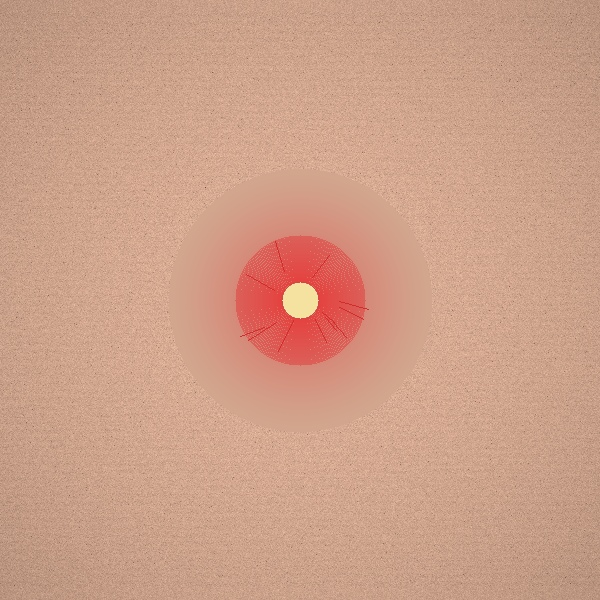
#> input picture assets/samples/acne_macro.jpg, 600 x 600 px
$ python -i quality_gate.py   (imports and definitions only)   (older library calls are emulated)
#> lines starting #> are read from the running program, lines starting #| are printed output that depends on the picture; after the words box and inside, x2 and y2 are one past the last pixel; in counts of white or black regions, pixels touching at a corner belong together
#> further down, picture is the input picture: shape (600, 600, 3); mean B, G, R 136.3, 158.9, 205.6
"""
DermaVision AI — Image Quality Gatekeeper Engine
Validates raw photographic inputs before neural network inference to prevent unreliable predictions.
"""

from dataclasses import dataclass, field
from typing import Dict, List, Optional, Tuple
import cv2
import numpy as np
from PIL import Image


@dataclass
class QualityMetric:
    name: str
    value: float
    threshold: float
    passed: bool
    advice: str


@dataclass
class QualityResult:
    is_valid: bool
    error_code: Optional[str] = None
    message: Optional[str] = None
    metrics: List[QualityMetric] = field(default_factory=list)
    normalized_image: Optional[np.ndarray] = None


class ImageQualityGatekeeper:
    """
    Enforces clinical imaging standards prior to deep learning classification:
    1. Resolution & Dimension check
    2. Motion blur & focus check (Laplacian variance)
    3. Exposure & Lighting check (Luminance histogram)
    4. Skin area verification (HSV / YCbCr color distribution)
    """

    def __init__(
        self,
        min_width: int = 256,
        min_height: int = 256,
        blur_threshold: float = 75.0,
        min_luminance: float = 38.0,
        max_luminance: float = 228.0,
        min_skin_ratio: float = 0.12,
    ):
        self.min_width = min_width
        self.min_height = min_height
        self.blur_threshold = blur_threshold
        self.min_luminance = min_luminance
        self.max_luminance = max_luminance
        self.min_skin_ratio = min_skin_ratio

    def validate_image_array(self, image_bgr: np.ndarray) -> QualityResult:
        if image_bgr is None or image_bgr.size == 0:
            return QualityResult(
                is_valid=False,
                error_code="INVALID_IMAGE_DATA",
                message="The uploaded file could not be parsed as a valid image.",
            )

        h, w = image_bgr.shape[:2]
#> h = 600; w = 600
        metrics: List[QualityMetric] = []

        # 1. Dimension Check
        dimension_passed = w >= self.min_width and h >= self.min_height
#> dimension_passed = True
        metrics.append(
            QualityMetric(
                name="resolution",
                value=float(min(w, h)),
                threshold=float(min(self.min_width, self.min_height)),
                passed=dimension_passed,
                advice="Image resolution is too low. Please upload a higher resolution capture.",
            )
        )
        if not dimension_passed:
            return QualityResult(
                is_valid=False,
                error_code="RESOLUTION_TOO_LOW",
                message=f"Image dimension ({w}x{h}) is below the required {self.min_width}x{self.min_height}.",
                metrics=metrics,
            )

        # 2. Luminance / Exposure Check
        gray = cv2.cvtColor(image_bgr, cv2.COLOR_BGR2GRAY)
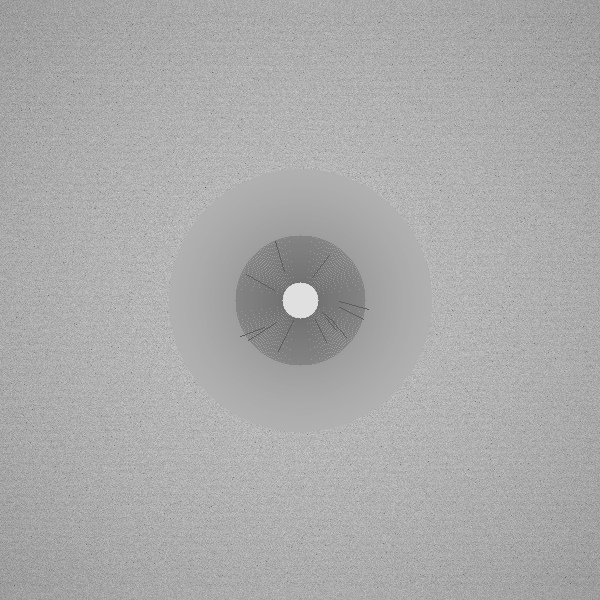
#> gray: shape (600, 600); min 83, max 229, mean 170.4
        mean_luminance = float(np.mean(gray))
#> mean_luminance = 170.4
        lum_passed = self.min_luminance <= mean_luminance <= self.max_luminance
#> lum_passed = True
        advice_lum = (
            "Lighting is too dark. Turn on camera flash or move to a well-lit area."
            if mean_luminance < self.min_luminance
            else "Lighting is overexposed or washed out. Reduce glare and direct reflections."
        )
        metrics.append(
            QualityMetric(
                name="luminance",
                value=round(mean_luminance, 2),
                threshold=self.min_luminance,
                passed=lum_passed,
                advice=advice_lum,
            )
        )
        if not lum_passed:
            code = "UNDEREXPOSED" if mean_luminance < self.min_luminance else "OVEREXPOSED"
            return QualityResult(
                is_valid=False,
                error_code=f"POOR_LIGHTING_{code}",
                message=advice_lum,
                metrics=metrics,
            )

        # 3. Blur / Sharpness Check (Laplacian Variance)
        laplacian_var = float(cv2.Laplacian(gray, cv2.CV_64F).var())
#> laplacian_var = 1317.1
        blur_passed = laplacian_var >= self.blur_threshold
#> blur_passed = True
        metrics.append(
            QualityMetric(
                name="sharpness",
                value=round(laplacian_var, 2),
                threshold=self.blur_threshold,
                passed=blur_passed,
                advice="Camera motion or focus blur detected. Hold your device steady and retake.",
            )
        )
        if not blur_passed:
            return QualityResult(
                is_valid=False,
                error_code="IMAGE_TOO_BLURRY",
                message="Photograph is too blurry for reliable dermatological assessment.",
                metrics=metrics,
            )

        # 4. Human Skin Tone Area Check (HSV & YCrCb mask)
        hsv = cv2.cvtColor(image_bgr, cv2.COLOR_BGR2HSV)
#> hsv: shape (600, 600, 3); mean H, S, V 10.1, 85.8, 205.6
        ycrcb = cv2.cvtColor(image_bgr, cv2.COLOR_BGR2YCrCb)
#> ycrcb: shape (600, 600, 3); mean of channels 0, 1, 2 170.4, 153.1, 108.9

        # HSV skin range (broad to support diverse skin tones from Fitzpatrick I to VI)
        lower_hsv = np.array([0, 20, 50], dtype=np.uint8)
        upper_hsv = np.array([30, 255, 255], dtype=np.uint8)
        mask_hsv = cv2.inRange(hsv, lower_hsv, upper_hsv)
#> mask_hsv: shape (600, 600); every value is 255

        # YCrCb skin range
        lower_ycrcb = np.array([0, 133, 77], dtype=np.uint8)
        upper_ycrcb = np.array([255, 173, 127], dtype=np.uint8)
        mask_ycrcb = cv2.inRange(ycrcb, lower_ycrcb, upper_ycrcb)
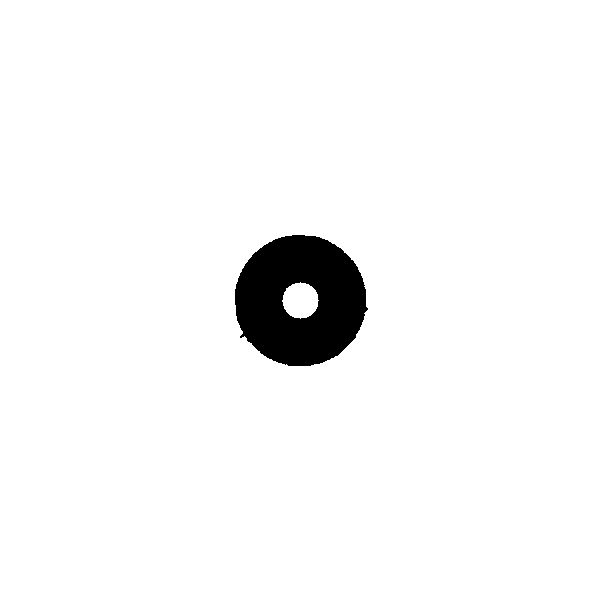
#> mask_ycrcb: shape (600, 600); 96.5% white; 1 black region, box (x1, y1, x2, y2) and area: (235, 235, 368, 366) 12579

        skin_mask = cv2.bitwise_or(mask_hsv, mask_ycrcb)
        skin_ratio = float(np.count_nonzero(skin_mask) / (h * w))
#> skin_ratio = 1

        skin_passed = skin_ratio >= self.min_skin_ratio
#> skin_passed = True
        metrics.append(
            QualityMetric(
                name="skin_presence",
                value=round(skin_ratio, 3),
                threshold=self.min_skin_ratio,
                passed=skin_passed,
                advice="Clothing, fabric, or non-skin surface detected. Please remove clothing from the focus area and point camera directly at exposed skin.",
            )
        )
        if not skin_passed:
            return QualityResult(
                is_valid=False,
                error_code="NO_SKIN_SURFACE_DETECTED",
                message="Clothing or non-skin surface detected. Please frame bare human skin directly in the reticle.",
                metrics=metrics,
            )

        return QualityResult(
            is_valid=True,
            metrics=metrics,
            normalized_image=image_bgr,
        )

    def validate_file_bytes(self, file_bytes: bytes) -> QualityResult:
        np_arr = np.frombuffer(file_bytes, np.uint8)
        image_bgr = cv2.imdecode(np_arr, cv2.IMREAD_COLOR)
        return self.validate_image_array(image_bgr)

>>> import cv2
>>> picture = cv2.imread('../../assets/samples/acne_macro.jpg')
>>> result = ImageQualityGatekeeper().validate_image_array(picture)

$ run again, on assets/samples/eczema_macro.jpg
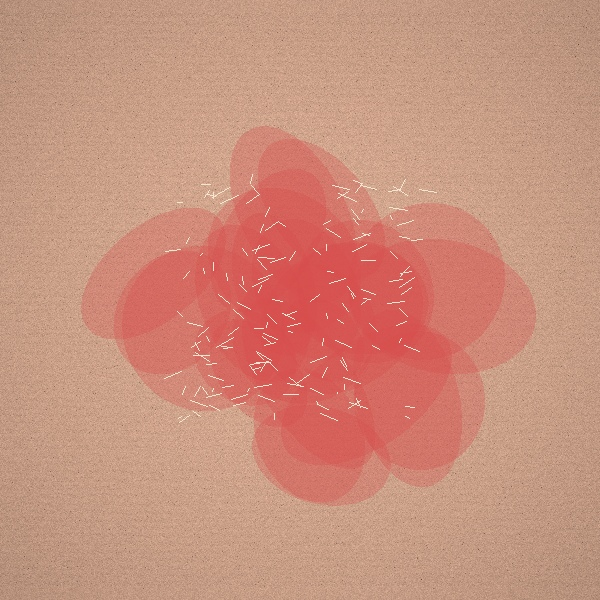
#> input picture assets/samples/eczema_macro.jpg, 600 x 600 px
#> picture is the input picture: shape (600, 600, 3); mean B, G, R 124.1, 143.4, 202
#> in validate_image_array, `gray = cv2.cvtColor(image_bgr, cv2.COLOR_BGR2GRAY)`:
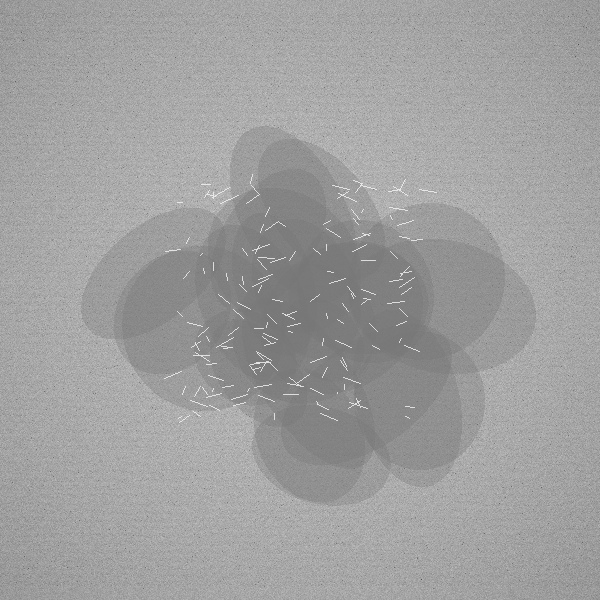
#> gray: shape (600, 600); min 73, max 234, mean 158.9
#> mean_luminance = 158.9
#> lum_passed = True
#> laplacian_var = 1626.1
#> blur_passed = True
#> hsv: shape (600, 600, 3); mean H, S, V 8.5, 97.8, 202
#> ycrcb: shape (600, 600, 3); mean of channels 0, 1, 2 158.9, 158.8, 108.5
#> mask_hsv: shape (600, 600); 100% white; black in thin lines or dots, all inside (x1, y1, x2, y2) = (238, 246, 406, 372)
#> in validate_image_array, `mask_ycrcb = cv2.inRange(ycrcb, lower_ycrcb, upper_ycrcb)`:
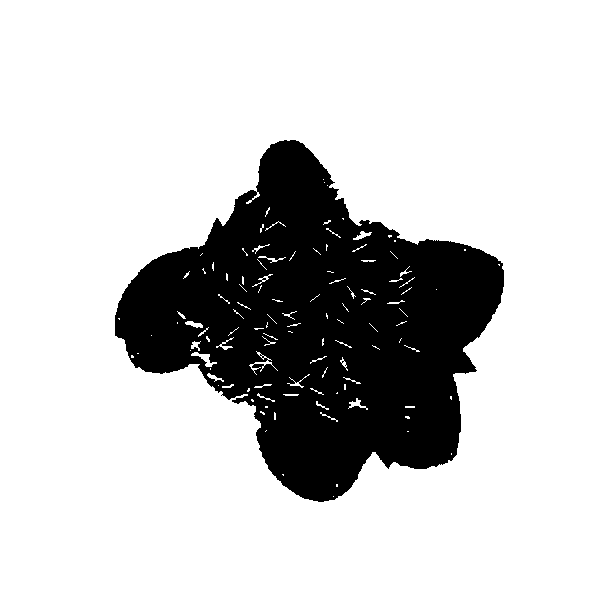
#> mask_ycrcb: shape (600, 600); 78.9% white; 1 black region, box (x1, y1, x2, y2) and area: (115, 140, 504, 502) 75886
#> skin_ratio = 1
#> skin_passed = True

$ run again, on assets/samples/normal_skin_macro.jpg
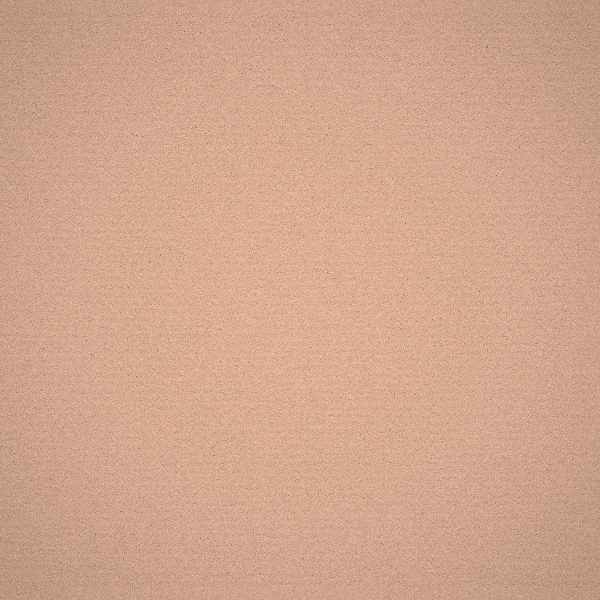
#> input picture assets/samples/normal_skin_macro.jpg, 600 x 600 px
#> picture is the input picture: shape (600, 600, 3); mean B, G, R 142.1, 166.5, 207.9
#> in validate_image_array, `gray = cv2.cvtColor(image_bgr, cv2.COLOR_BGR2GRAY)`:
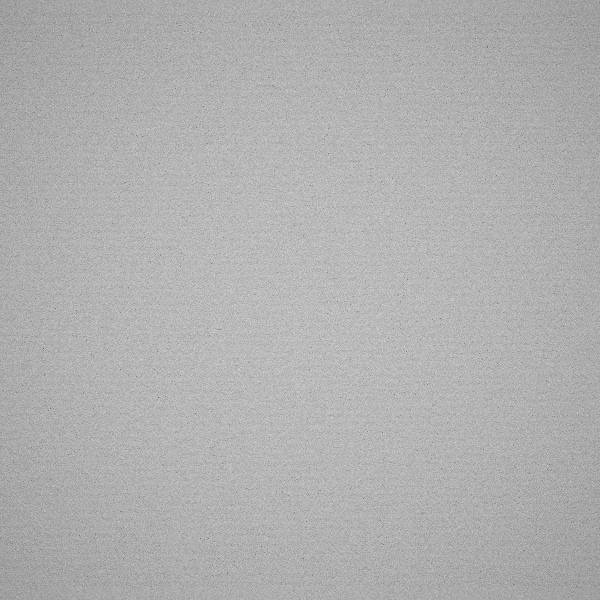
#> gray: shape (600, 600); min 96, max 214, mean 176.1
#> mean_luminance = 176.1
#> lum_passed = True
#> laplacian_var = 1445.4
#> blur_passed = True
#> hsv: shape (600, 600, 3); mean H, S, V 11.2, 80.9, 207.9
#> ycrcb: shape (600, 600, 3); mean of channels 0, 1, 2 176.1, 150.7, 108.8
#> mask_hsv: shape (600, 600); every value is 255
#> skin_ratio = 1
#> skin_passed = True
